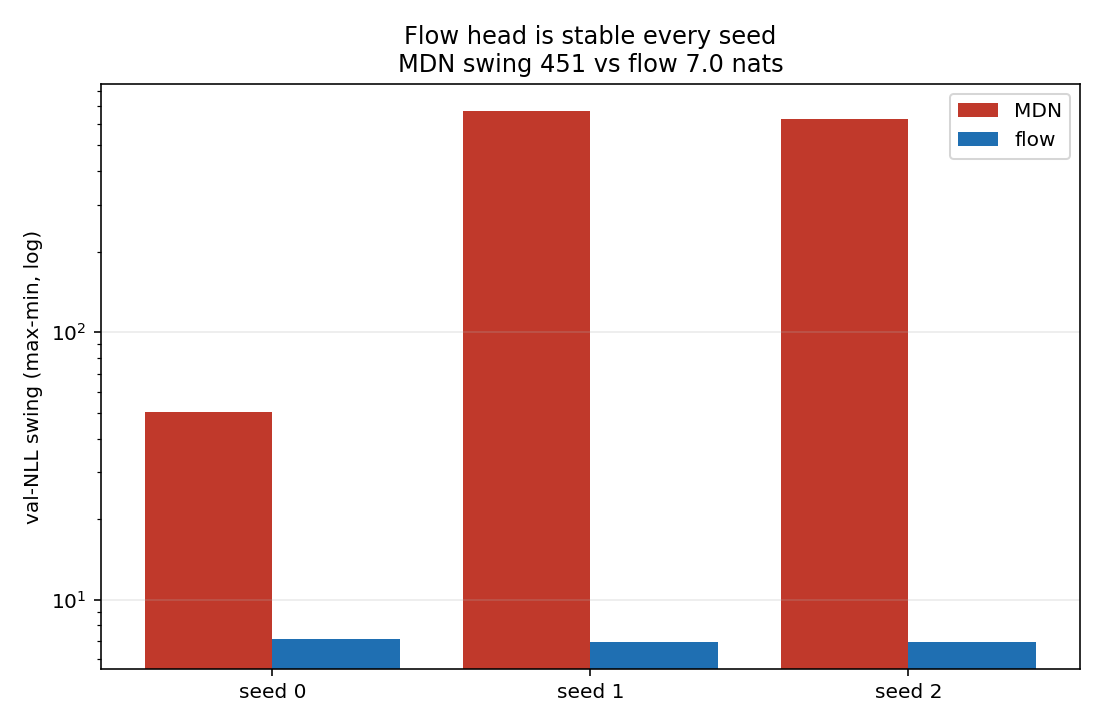

Generate this figure with Python:
"""
Multi-seed the flow head: repeat the MDN-vs-flow cross-resonance comparison across 3 independent
training sets (the timing-only columns of the multiseed datasets), to error-bar the flow's
stability + informativeness advantage. Writes flow_head_multiseed.png + json.
"""
import json, numpy as np, torch
import matplotlib; matplotlib.use("Agg")
import matplotlib.pyplot as plt
import zuko
from model import MDN

SEEDS = [0, 1, 2]
NOISE_MIN = 0.5
EPOCHS, BATCH, LR = 300, 256, 1e-3
DEVICE = "cuda" if torch.cuda.is_available() else "cpu"
LEVELS = [0.5, 0.68, 0.9, 0.95]

te = np.load("jaxttv_resrv_test.npz")
Xte = np.concatenate([te["oc"], te["ratio"][:, None]], 1); th_te = te["theta"]
IN = Xte.shape[1]
NOISE = np.zeros(IN); NOISE[:60] = NOISE_MIN


def load(seed):
    tr = np.load(f"jaxttv_resrv_train_s{seed}.npz"); va = np.load(f"jaxttv_resrv_val_s{seed}.npz")
    Xtr = np.concatenate([tr["oc"], tr["ratio"][:, None]], 1)
    Xva = np.concatenate([va["oc"], va["ratio"][:, None]], 1)
    return Xtr, tr["theta"], Xva, va["theta"]


def run_seed(seed):
    Xtr, th_tr, Xva, th_va = load(seed)
    f_mean, f_std = Xtr.mean(0), Xtr.std(0) + 1e-8
    th_mean, th_std = th_tr.mean(0), th_tr.std(0) + 1e-8
    rng = np.random.default_rng(seed + 99)

    def prep(X, th):
        x = (X + rng.normal(0, 1, X.shape) * NOISE - f_mean) / f_std
        return (torch.tensor(x, dtype=torch.float32).to(DEVICE),
                torch.tensor((th - th_mean) / th_std, dtype=torch.float32).to(DEVICE))

    Xv, Yv = prep(Xva, th_va)

    # MDN
    torch.manual_seed(seed)
    net = MDN(in_dim=IN, theta_dim=6).to(DEVICE)
    opt = torch.optim.Adam(net.parameters(), lr=LR)
    sch = torch.optim.lr_scheduler.StepLR(opt, 100, 0.5)
    mc = []
    for ep in range(EPOCHS):
        net.train(); Xt, Yt = prep(Xtr, th_tr); p = torch.randperm(len(Xt)); Xt, Yt = Xt[p], Yt[p]
        for i in range(0, len(Xt), BATCH):
            opt.zero_grad(); l = net.nll(Xt[i:i+BATCH], Yt[i:i+BATCH]); l.backward()
            torch.nn.utils.clip_grad_norm_(net.parameters(), 5.0); opt.step()
        sch.step(); net.eval()
        with torch.no_grad():
            mc.append(net.nll(Xv, Yv).item())
    mc = np.array(mc)

    # Flow
    torch.manual_seed(seed)
    flow = zuko.flows.NSF(features=6, context=IN, transforms=5, hidden_features=(128, 128)).to(DEVICE)
    opt = torch.optim.Adam(flow.parameters(), lr=LR)
    sch = torch.optim.lr_scheduler.StepLR(opt, 100, 0.5)
    fc, best, best_state = [], np.inf, None
    for ep in range(EPOCHS):
        flow.train(); Xt, Yt = prep(Xtr, th_tr); p = torch.randperm(len(Xt)); Xt, Yt = Xt[p], Yt[p]
        for i in range(0, len(Xt), BATCH):
            opt.zero_grad(); l = -flow(Xt[i:i+BATCH]).log_prob(Yt[i:i+BATCH]).mean(); l.backward()
            torch.nn.utils.clip_grad_norm_(flow.parameters(), 5.0); opt.step()
        sch.step(); flow.eval()
        with torch.no_grad():
            v = -flow(Xv).log_prob(Yv).mean().item()
        fc.append(v)
        if v < best:
            best, best_state = v, {k: t.clone() for k, t in flow.state_dict().items()}
    fc = np.array(fc); flow.load_state_dict(best_state)

    # flow calibration on shared test
    tn = np.random.default_rng(7)
    ctx = torch.tensor((Xte + tn.normal(0, 1, Xte.shape) * NOISE - f_mean) / f_std,
                       dtype=torch.float32, device=DEVICE)
    samp = np.empty((len(Xte), 400, 6), dtype=np.float32)
    with torch.no_grad():
        for i in range(0, len(ctx), 1000):
            s = flow(ctx[i:i+1000]).sample((400,)).cpu().numpy()
            samp[i:i+1000] = np.transpose(s, (1, 0, 2)) * th_std + th_mean
    errs = []
    for lv in LEVELS:
        lo, hi = (1-lv)/2*100, (1+lv)/2*100
        c = np.mean([np.mean((th_te[:, dd] >= np.percentile(samp[:, :, dd], lo, 1)) &
                             (th_te[:, dd] <= np.percentile(samp[:, :, dd], hi, 1))) for dd in range(6)])
        errs.append(abs(c - lv))
    return dict(mdn_swing=mc.max()-mc.min(), mdn_best=mc.min(),
                flow_swing=fc.max()-fc.min(), flow_best=fc.min(), flow_calib=float(np.mean(errs)))


res = []
for s in SEEDS:
    r = run_seed(s); res.append(r)
    print(f"seed {s}: MDN swing {r['mdn_swing']:.0f} best {r['mdn_best']:+.2f} | "
          f"flow swing {r['flow_swing']:.2f} best {r['flow_best']:+.2f} calib {r['flow_calib']*100:.1f}%",
          flush=True)


def ms(key):
    v = np.array([r[key] for r in res]); return v.mean(), v.std()


print(f"\n=== {len(SEEDS)} seeds ===")
print(f"  MDN  val-NLL swing {ms('mdn_swing')[0]:.0f} +/- {ms('mdn_swing')[1]:.0f} (diverges every seed)")
print(f"  flow val-NLL swing {ms('flow_swing')[0]:.2f} +/- {ms('flow_swing')[1]:.2f} (stable)")
print(f"  best val NLL: MDN {ms('mdn_best')[0]:+.2f}+/-{ms('mdn_best')[1]:.2f}  "
      f"flow {ms('flow_best')[0]:+.2f}+/-{ms('flow_best')[1]:.2f}")
print(f"  flow calibration {ms('flow_calib')[0]*100:.1f}% +/- {ms('flow_calib')[1]*100:.1f}%")

fig, ax = plt.subplots(figsize=(7.6, 5.0))
x = np.arange(len(SEEDS))
ax.bar(x-0.2, [r["mdn_swing"] for r in res], 0.4, color="#c0392b", label="MDN")
ax.bar(x+0.2, [r["flow_swing"] for r in res], 0.4, color="#1f6fb2", label="flow")
ax.set_yscale("log"); ax.set_xticks(x); ax.set_xticklabels([f"seed {s}" for s in SEEDS])
ax.set_ylabel("val-NLL swing (max-min, log)")
ax.set_title(f"Flow head is stable every seed\nMDN swing {ms('mdn_swing')[0]:.0f} vs flow {ms('flow_swing')[0]:.1f} nats")
ax.legend(); ax.grid(alpha=0.25, axis="y")
fig.tight_layout(); fig.savefig("flow_head_multiseed.png", dpi=145)
print("wrote flow_head_multiseed.png")

json.dump({"seeds": SEEDS, "per_seed": res,
           "mdn_swing_mean": round(ms('mdn_swing')[0], 1), "flow_swing_mean": round(ms('flow_swing')[0], 2),
           "flow_swing_std": round(ms('flow_swing')[1], 2),
           "mdn_best_mean": round(ms('mdn_best')[0], 3), "flow_best_mean": round(ms('flow_best')[0], 3),
           "flow_calib_mean": round(ms('flow_calib')[0], 4)},
          open("_flow_head_multiseed.json", "w"), indent=2, default=float)
print("wrote _flow_head_multiseed.json")
